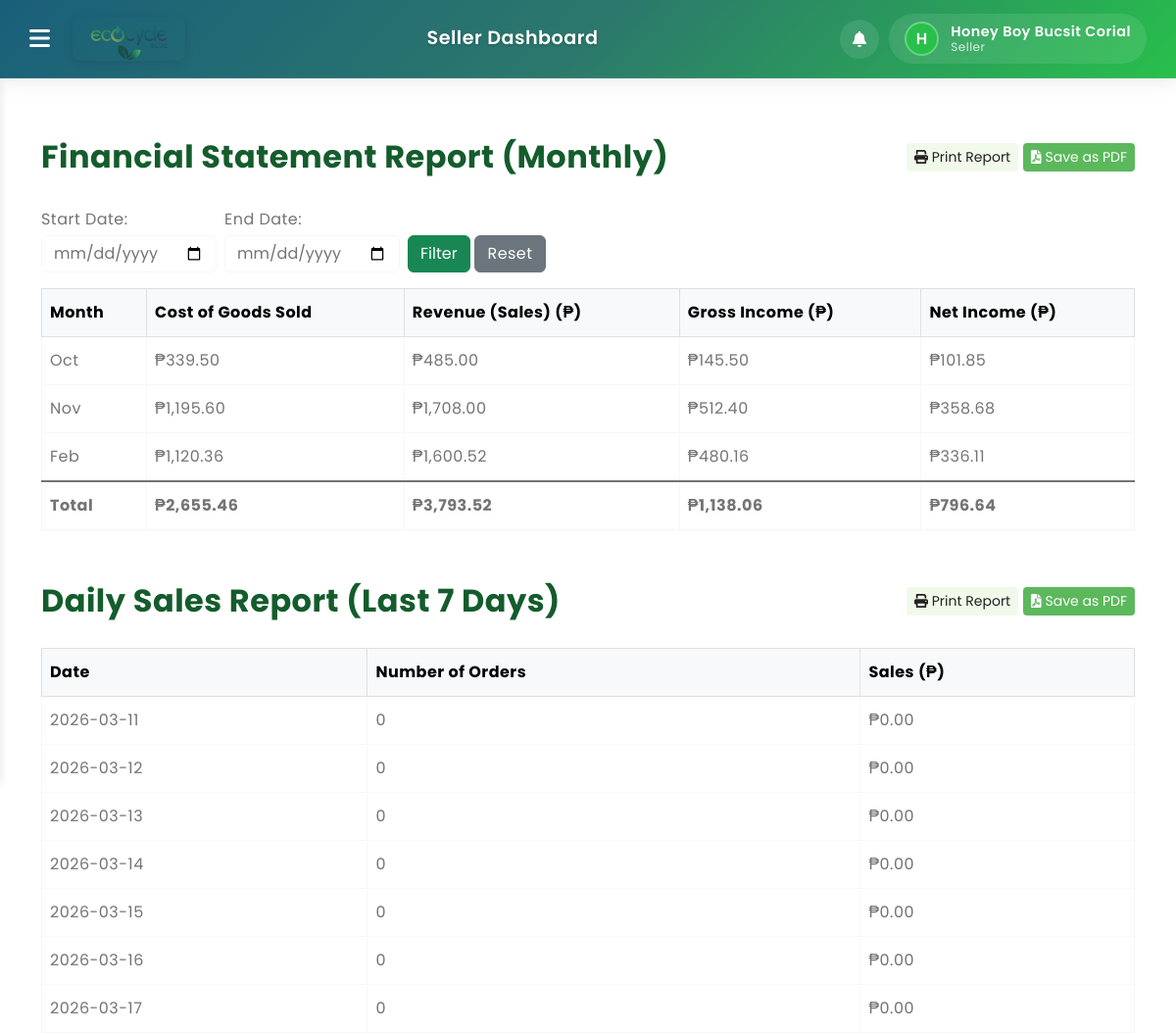
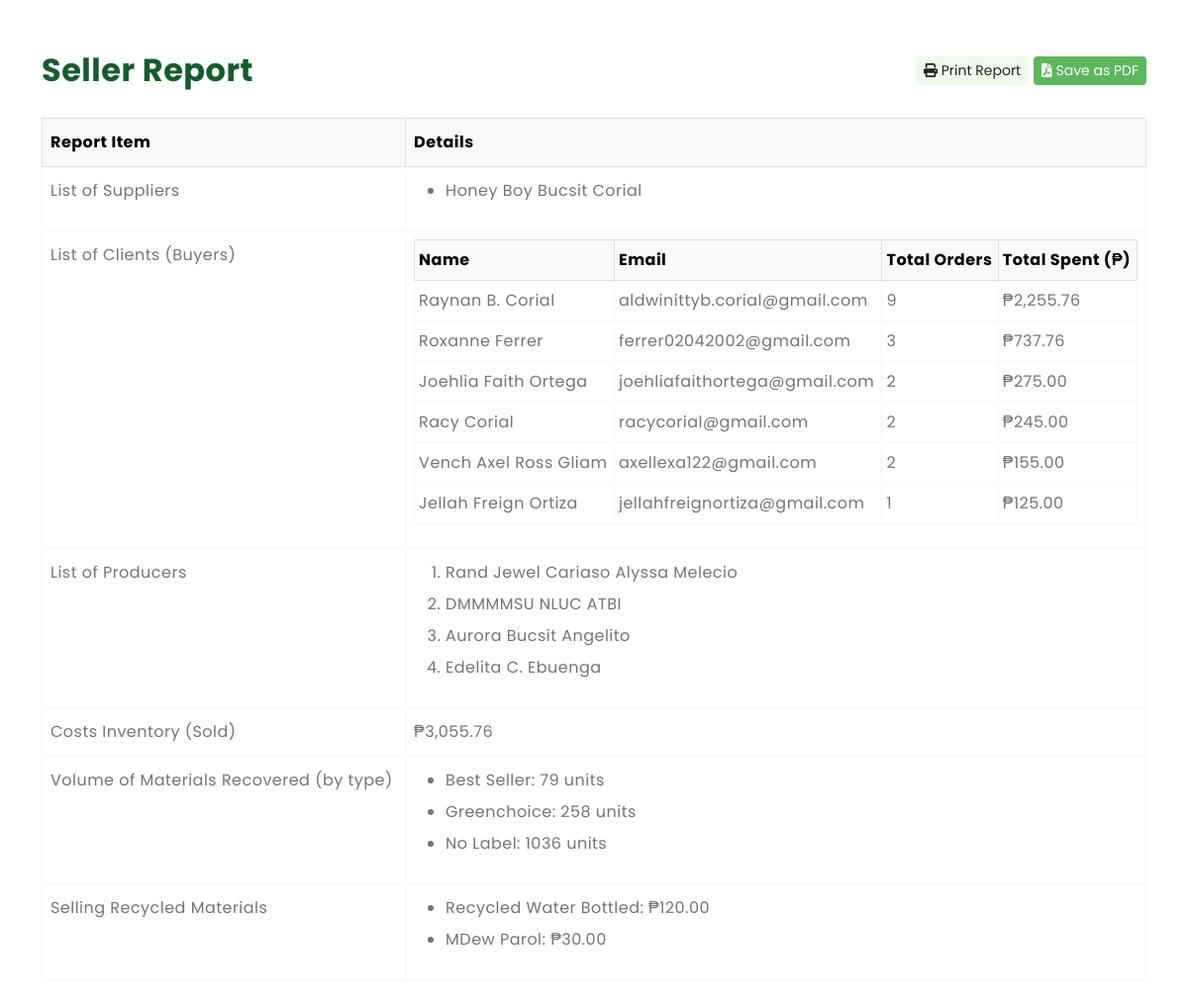
Page /seller-reports.php (signed in) on the earlier database version (2 pictures, top to bottom).
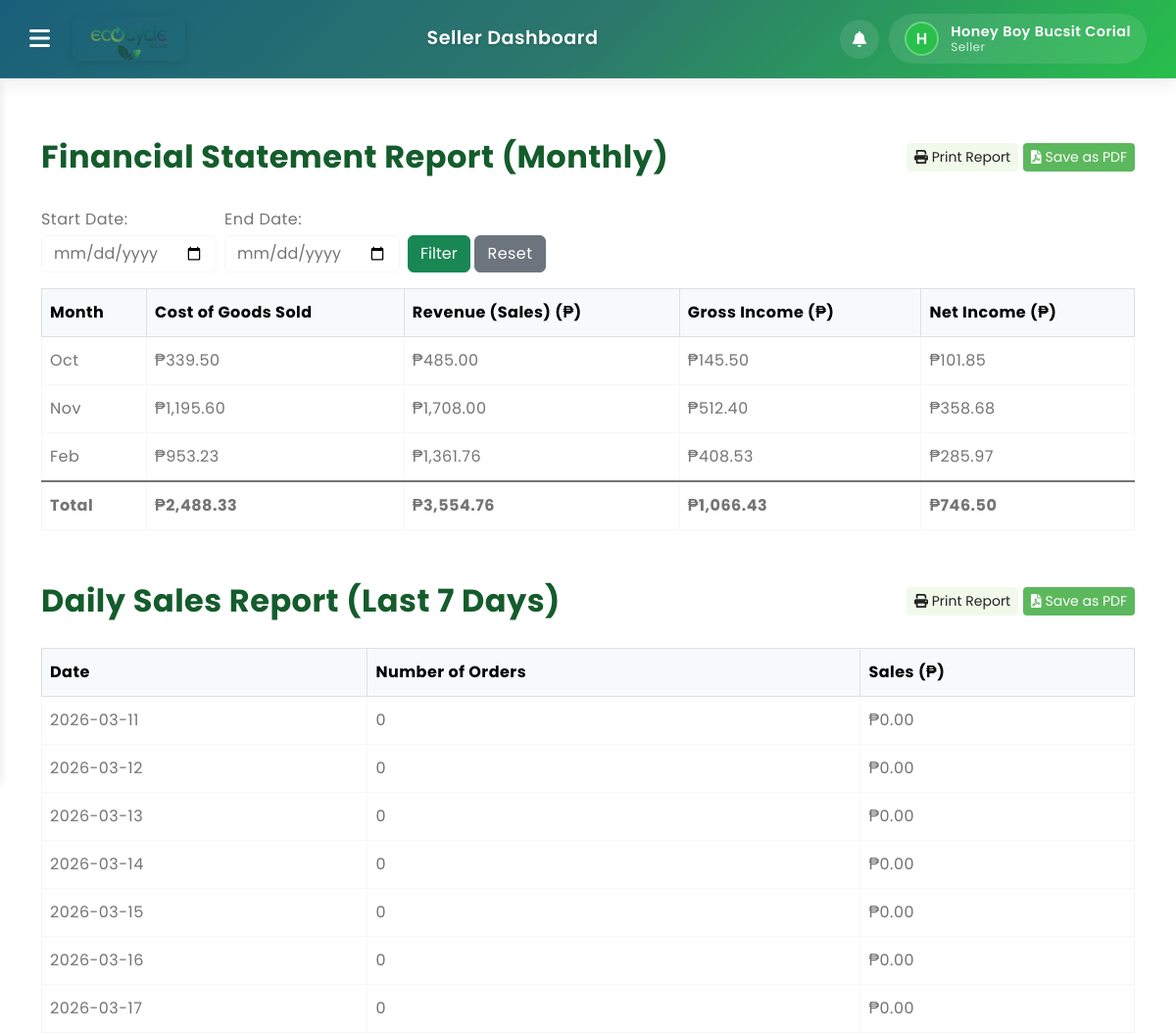
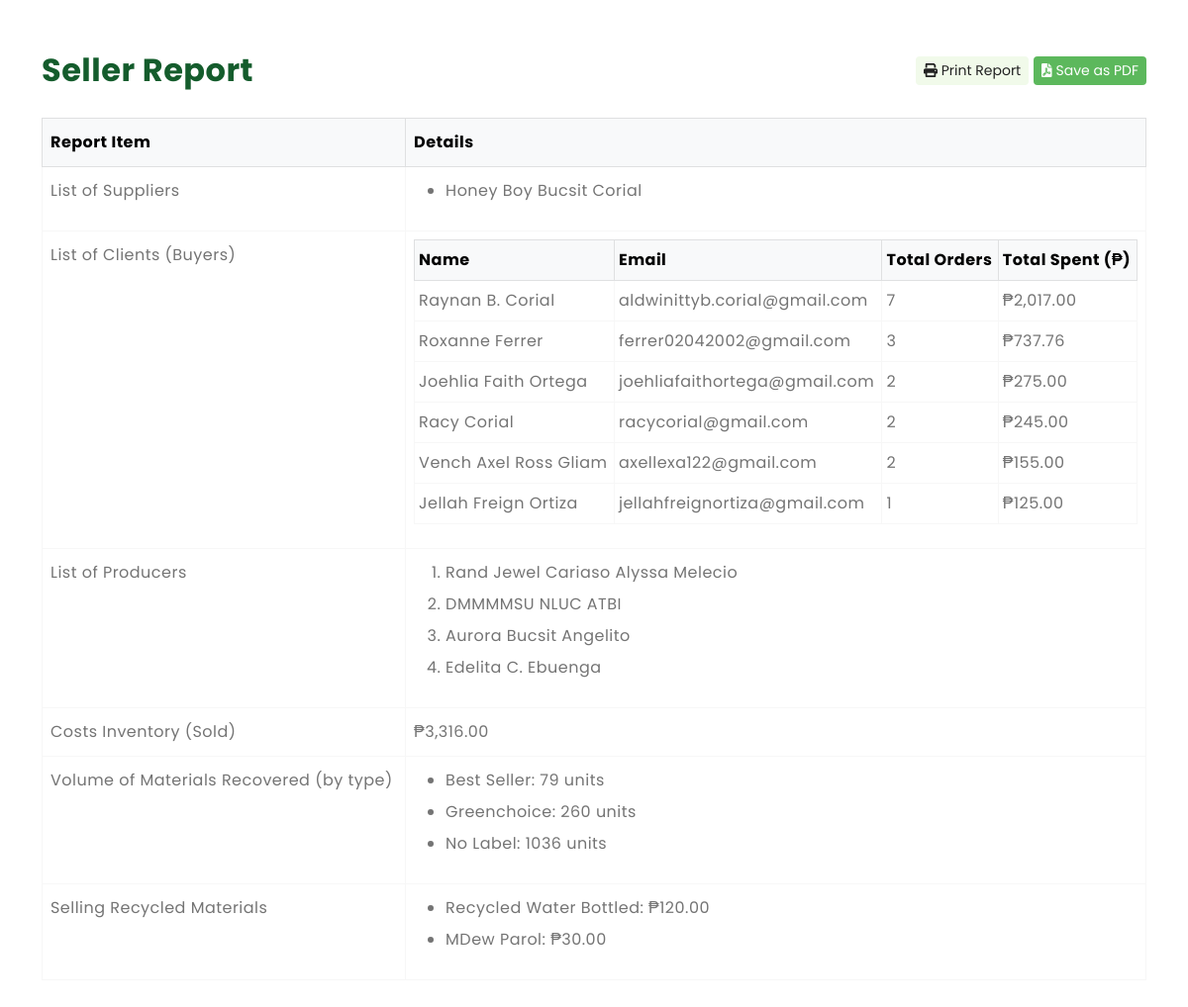
Same page on the later database version (2 pictures, top to bottom).
### tables this page shows
CREATE TABLE `buyers` (
  `buyer_id` int(11) NOT NULL AUTO_INCREMENT,
  `fullname` varchar(100) NOT NULL,
  `username` varchar(50) NOT NULL,
  `phone_number` varchar(20) NOT NULL,
  `email` varchar(100) NOT NULL,
  `password` varchar(255) NOT NULL,
  `address` text DEFAULT NULL,
  `documents` varchar(255) DEFAULT NULL,
  `status` enum('active','blocked') DEFAULT 'active',
  `created_at` timestamp NOT NULL DEFAULT current_timestamp(),
  `updated_at` timestamp NOT NULL DEFAULT current_timestamp() ON UPDATE current_timestamp(),
  `last_login` datetime DEFAULT NULL,
  `ecocoins_balance` decimal(10,2) NOT NULL DEFAULT 0.00,
  `reset_token` varchar(255) DEFAULT NULL,
  `reset_token_expires` datetime DEFAULT NULL,
  `reset_required` tinyint(1) DEFAULT 0,
  `failed_attempts` int(11) DEFAULT 0,
  `last_failed_attempt` datetime DEFAULT NULL,
  PRIMARY KEY (`buyer_id`),
  UNIQUE KEY `username` (`username`),
  UNIQUE KEY `email` (`email`)
);

### seller-reports.php (the view, shortened to what the changed rows need)
<?php
include 'sellerheader.php';
require_once 'config/database.php';
try {
	$monthly_sales = [];
	$months = [];
	$month_names = ['Oct', 'Nov', 'Dec', 'Jan', 'Feb', 'Mar', 'Apr', 'May', 'Jun', 'Jul', 'Aug', 'Sep'];
	$current_year = date('Y');
	$current_month = date('n');
	$start_year = ($current_month >= 10) ? $current_year : $current_year - 1;
	for ($i = 0; $i < 12; $i++) {
		$month_num = (($i + 10 - 1) % 12) + 1;
		$year = $start_year;
		if ($month_num < 10) {
			$year = $start_year + 1;
		}
		$months[] = $month_names[$i];
		$monthly_params = [getCurrentUserId(), $month_num, $year];
		$monthly_date_filter = '';
		$stmt = $pdo->prepare("
			SELECT SUM(oi.quantity * oi.price) as sales
			FROM Orders o
			JOIN Order_Items oi ON o.order_id = oi.order_id
			JOIN Products p ON oi.product_id = p.product_id
			WHERE p.seller_id = ? AND o.status != 'cancelled' AND MONTH(o.created_at) = ? AND YEAR(o.created_at) = ? $monthly_date_filter
		");
		$stmt->execute($monthly_params);
		$monthly_sales[] = (float)($stmt->fetch()['sales'] ?? 0);
	}
	$clients = [];
	$stmt = $pdo->prepare("
		SELECT b.buyer_id, b.fullname, b.email, COUNT(DISTINCT o.order_id) as total_orders, SUM(oi.quantity * oi.price) as total_spent
		FROM Buyers b
		JOIN Orders o ON b.buyer_id = o.buyer_id
		JOIN Order_Items oi ON o.order_id = oi.order_id
		JOIN Products p ON oi.product_id = p.product_id
		WHERE p.seller_id = ? AND o.status != 'cancelled'
		GROUP BY b.buyer_id, b.fullname, b.email
		ORDER BY total_spent DESC
	");
	$stmt->execute([getCurrentUserId()]);
	$clients = $stmt->fetchAll();
	} catch (PDOException $e) {
		$total_orders = 0;
		$total_sales = 0;
		$total_buyers = 0;
		$average_rating = 0;
		$recent_orders = [];
		$top_products = [];
		$sold_products = 0;
		$pending_products = 0;
		$active_products = 0;
		$rejected_products = 0;
		$inactive_products = 0;
		$total_products = 0;
		$daily_sales = [];
		$clients = [];
	}
?>
<!DOCTYPE html>
<html lang="en">
<head>
		<link rel="stylesheet" href="https://cdn.jsdelivr.net/npm/bootstrap@5.3.0-alpha3/dist/css/bootstrap.min.css">
		<link rel="stylesheet" href="https://cdnjs.cloudflare.com/ajax/libs/font-awesome/6.0.0-beta3/css/all.min.css">
</head>
<body>
<div class="container-fluid">
	<div class="row">
		<div class="col-12 main-content">
			<div class="container-lg py-4">
				<div class="row">
					<div class="col-12">
						<div class="chart-container mt-4" id="financial-report-section">
							<div class="table-responsive">
								<table class="table table-bordered table-hover">
									<thead class="table-light">
										<tr>
											<th>Month</th>
											<th>Cost of Goods Sold</th>
											<th>Revenue (Sales) (₱)</th>
											<th>Gross Income (₱)</th>
											<th>Net Income (₱)</th>
										</tr>
									</thead>
									<tbody>
										<?php
										$total_revenue = 0;
										$total_cogs = 0;
										$total_gross_profit = 0;
										$total_net_profit = 0;
										foreach ($months as $idx => $month):
											$revenue = $monthly_sales[$idx];
											if ($revenue > 0):
												$cogs = $revenue * 0.70;
												$gross_profit = $revenue - $cogs;
												$net_profit = $gross_profit * 0.70;
												$total_revenue += $revenue;
												$total_cogs += $cogs;
												$total_gross_profit += $gross_profit;
												$total_net_profit += $net_profit;
										?>
											<tr>
												<td><?php echo htmlspecialchars($month); ?></td>
												<td>₱<?php echo number_format($cogs, 2); ?></td>
												<td>₱<?php echo number_format($revenue, 2); ?></td>
												<td>₱<?php echo number_format($gross_profit, 2); ?></td>
												<td>₱<?php echo number_format($net_profit, 2); ?></td>
											</tr>
										<?php
											endif;
										endforeach;
										?>
									</tbody>
									<tfoot class="table-group-divider fw-bold">
										<tr>
											<td>Total</td>
											<td>₱<?php echo number_format($total_cogs, 2); ?></td>
											<td>₱<?php echo number_format($total_revenue, 2); ?></td>
											<td>₱<?php echo number_format($total_gross_profit, 2); ?></td>
											<td>₱<?php echo number_format($total_net_profit, 2); ?></td>
										</tr>
									</tfoot>
								</table>
							</div>
						</div>
					</div>
				</div>
				<div class="row">
					<div class="col-12">
						<div class="chart-container mt-4" id="daily-sales-report-section">
							<div class="table-responsive">
								<table class="table table-bordered table-hover">
									<thead class="table-light">
										<tr>
											<th>Date</th>
											<th>Number of Orders</th>
											<th>Sales (₱)</th>
										</tr>
									</thead>
								</table>
							</div>
						</div>
					</div>
				</div>
				<div class="row">
					<div class="col-12">
						<div class="chart-container mt-4" id="seller-report-section">
					<div class="table-responsive">
						<table class="table table-bordered table-hover">
							<thead class="table-light">
								<tr>
									<th>Report Item</th>
									<th>Details</th>
								</tr>
							</thead>
							<tbody>
								<tr>
									<td>
										<div class="table-responsive">
											<table class="table table-sm table-bordered">
												<thead class="table-light">
													<tr>
														<th>Name</th>
														<th>Email</th>
														<th>Total Orders</th>
														<th>Total Spent (₱)</th>
													</tr>
												</thead>
												<tbody>
													<?php if (!empty($clients)): ?>
														<?php foreach ($clients as $client): ?>
															<tr>
																<td><?php echo htmlspecialchars($client['fullname']); ?></td>
																<td><?php echo htmlspecialchars($client['email']); ?></td>
																<td><?php echo $client['total_orders']; ?></td>
																<td>₱<?php echo number_format($client['total_spent'], 2); ?></td>
															</tr>
														<?php endforeach; ?>
													<?php else: ?>
														<tr><td colspan="4">No clients found.</td></tr>
													<?php endif; ?>
												</tbody>
											</table>
										</div>
									</td>
								</tr>
								<tr>
									<td>Costs Inventory (Sold)</td>
									<td>
										<?php
										$costStmt = $pdo->prepare("SELECT SUM(oi.quantity * oi.price) as sold_total FROM order_items oi JOIN products p ON oi.product_id = p.product_id WHERE p.seller_id = ? AND oi.status != 'cancelled'");
										$costStmt->execute([getCurrentUserId()]);
										$soldTotal = $costStmt->fetch()['sold_total'] ?? 0;
										echo '₱' . number_format($soldTotal, 2);
										?>
									</td>
								</tr>
								<tr>
									<td>
										<ul>
											<?php
											$volStmt = $pdo->prepare("SELECT c.name as type, SUM(p.stock_quantity) as volume FROM products p JOIN categories c ON p.category_id = c.category_id WHERE p.seller_id = ? GROUP BY c.name");
											$volStmt->execute([getCurrentUserId()]);
											foreach ($volStmt->fetchAll() as $row) {
												echo '<li>' . htmlspecialchars($row['type']) . ': ' . htmlspecialchars($row['volume']) . ' units</li>';
											}
											?>
										</ul>
									</td>
								</tr>
							</tbody>
						</table>
					</div>
				</div>
			</div>
		</div>
			</div>
		</div>
	</div>
</div>
</body>
</html>

Differences in the rows shown:
changed buyers "Raynan B. Corial": total_orders "9" → "7"; total_spent "2,255.76" → "2,017.00"
Other differences:
$total_cogs: "2,655.46" → "2,488.33"
$total_revenue: "3,793.52" → "3,554.76"
$total_gross_profit: "1,138.06" → "1,066.43"
$total_net_profit: "796.64" → "746.50"
$soldTotal: "3,055.76" → "3,316.00"
new list line: "Feb ₱ 953.23 ₱ 1,361.76 ₱ 408.53 ₱ 285.97"
new list line: "Greenchoice : 260 units"
list line gone: "Feb ₱ 1,120.36 ₱ 1,600.52 ₱ 480.16 ₱ 336.11"
list line gone: "Greenchoice : 258 units"
